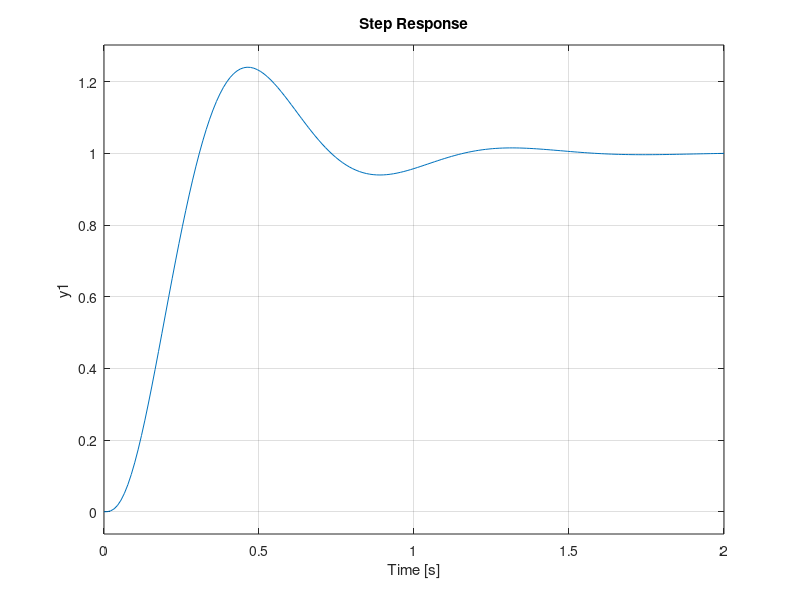

Recreate this plot in MATLAB.
clc
clear

s = tf('s');

Mp = 24;
K = 1;

G1 = 25 / (s + 25);
G2 = 10/ (s * (s + 10));

C = (-log(Mp/100))/sqrt(pi^2 + (log(Mp/100))^2)

Phi_rf = atan2d(2*C, sqrt(-2*C^2 + sqrt(1 + 4*C^4)))

%Phi_rf = 44.3743 => arg(G0) = 44.3743 - 180 = -135.6257
% 20*log10(K) = 17.4 dB => K = 10^(17.4/20)

K = 10^(17.4/20);
G0 = K * G1 * G2;

margin(G0);
grid on;

step(feedback(G0, 1))
